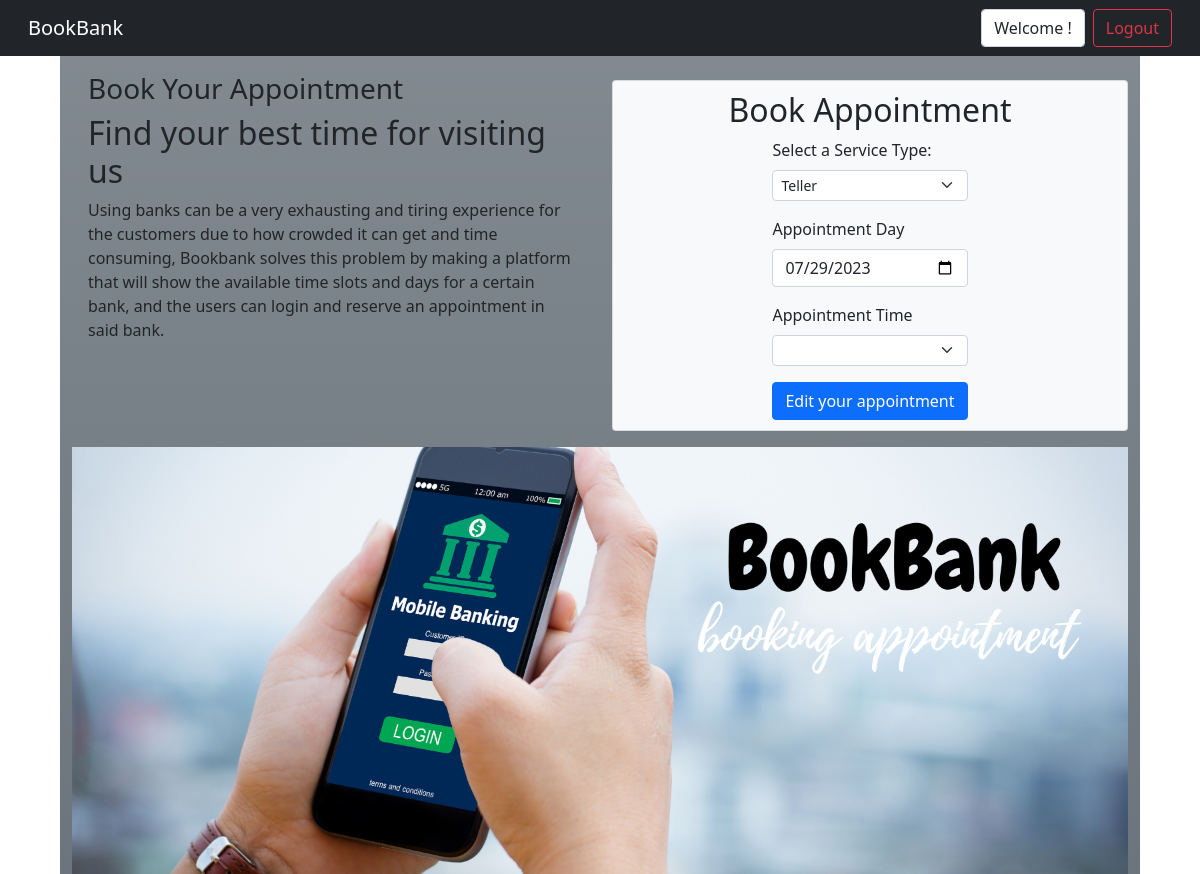
The app's page /edit/6/ (signed in), older data.
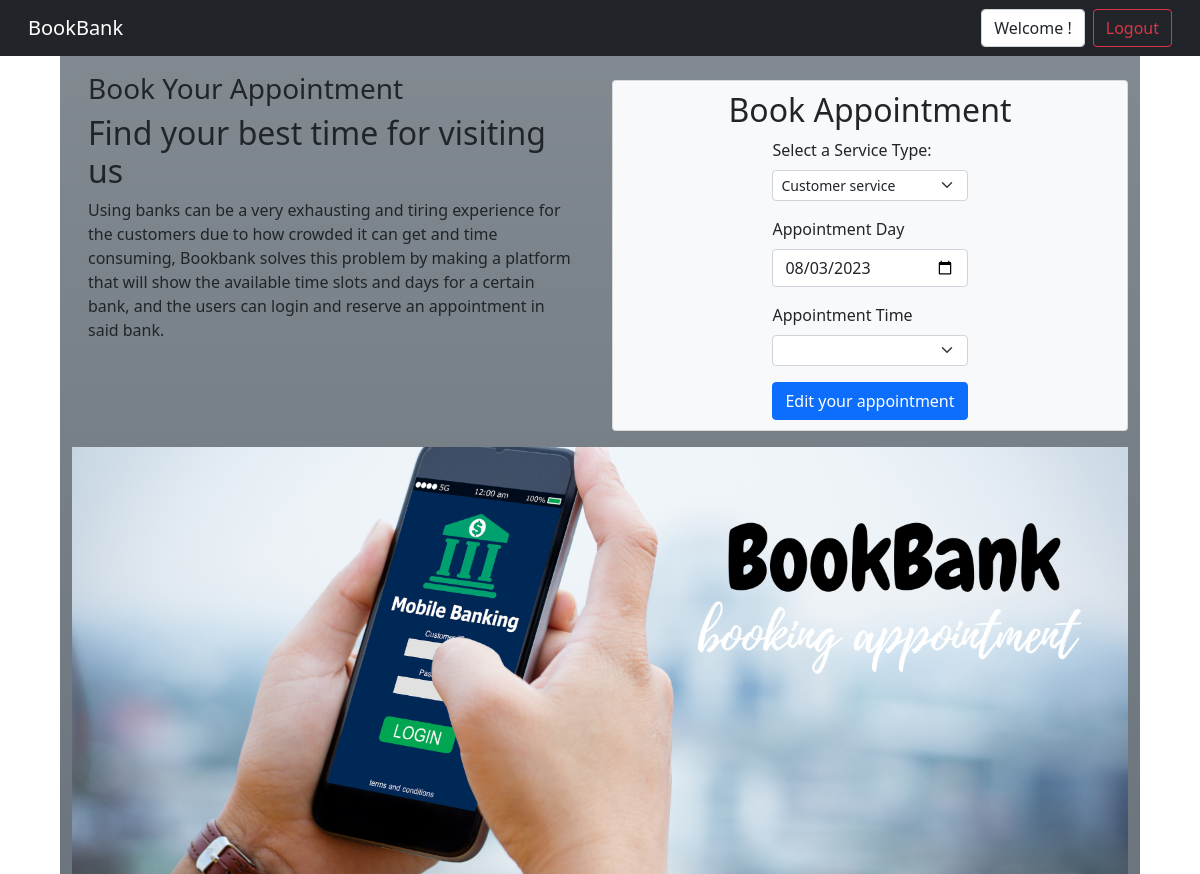
The same page, newer data.
### bank/models.py (models this page shows)
class Appointment(models.Model):
    day = models.DateField()
    time = models.CharField(max_length=255, choices=TIME_CHOICES)
    service_type = models.CharField(
        max_length=255, choices=SERVICES_CHOICES, default="Teller")
    user = models.ForeignKey(User, related_name="appointments",
                             on_delete=models.CASCADE)
    created_at = models.DateTimeField(auto_now_add=True)
    updated_at = models.DateTimeField(auto_now=True)
    objects = AppointmentManager()

### bank/views.py (the view, shortened to what this page needs)
# urls.py: path('edit/<int:id>/', views.edit, name='edit'),
def edit(request, id):
    if 'user' not in request.session:
        return redirect('home')
    if 'employee' in request.session:
        return redirect('home')
    email = request.session.get('email')
    user = User.objects.get(email=email)
    appointment = Appointment.objects.get(id=id)
    if user.id != appointment.user_id:
        return redirect('home')
    service_choices = SERVICES_CHOICES
    time_choices = TIME_CHOICES
    day = str(appointment.day)
    return render(request, "edit_appointment_page.html", {'service_choices': service_choices, 'time_choices': time_choices, 'appointment': appointment, 'appointment_day': day})

### bank/templates/edit_appointment_page.html (shortened to what this page needs)
<!DOCTYPE html>
<html lang="en">
<head>
    {% load static %}
    <link rel="stylesheet" href="https://maxcdn.bootstrapcdn.com/bootstrap/4.0.0/css/bootstrap.min.css">
    <link href="https://cdn.jsdelivr.net/npm/bootstrap@5.0.2/dist/css/bootstrap.min.css" rel="stylesheet"
>
</head>
<body>
    <nav class="navbar navbar-expand-lg navbar-dark bg-dark">
        <div class="container-fluid">
            <div>
                <a class="navbar-brand" href="{% url 'home' %}">BookBank</a>
            </div>
            <div>
                <form class="form-inline my-2 my-lg-0" method="POST" action="{% url 'logout' %}">
                    <div class="form-control mr-sm-2">Welcome {{user.first_name}}!</div>
                    <button class="btn btn-outline-danger my-2 my-sm-0">Logout</button>
                </form>
            </div>
        </div>
    </nav>
    <main>
        <div class="container-fluid bg-secondary bg-gradient" style="width: 90%; padding: auto;">
            <div class="row">
                <div class="col-sm-6">
                    <div class="card-body">
                        <h3 class="card-title">Book Your Appointment</h3>
                        <h2 class="card-text">Find your best time for visiting us</h2>
                        <p class="card-text">Using banks can be a very exhausting and tiring experience for the
                            customers due to how crowded it can get and time consuming, Bookbank solves this problem by
                            making a
                            platform that will show the available time slots and days for a certain bank, and the users
                            can login and reserve an appointment in said bank.</p>
                    </div>
                </div>
                <div class="col-sm-6 ">
                    <br>
                    <div class="card text-dark bg-light mb-3" style="padding: 2%; align-items: center;">
                        <h2>Book Appointment</h2>
                        <form method="POST" action="{% url 'edit'  appointment.id%}">
                            <div class="form-group">
                                <label for="service_type">Select a Service Type:</label>
                                <select class="form-select form-select-sm" id="service_type" name="service_type"
                                    value="{{appointment.service_type}}" required>
                                    {% for choice_value, choice_label in service_choices %}
                                    <option value="{{ choice_value }}"
                                        {% if choice_value == appointment.service_type %}selected{% endif %}>
                                        {{ choice_label }}
                                    </option>
                                    {% endfor %}
                                </select>
                            </div>
                            <div class="form-group">
                                <label for="appointment_day">Appointment Day</label>
                                <input type="date" class="form-control" id="appointment_day" name="appointment_day"
                                    value="{{appointment_day}}" required>
                            </div>
                            <div class="form-group">
                                <label for="appointment_time">Appointment Time</label>
                                <select class="form-select form-select-sm" id="time" name="time"
                                    value="{{appointment.time}}" required>
                                </select>
                            </div>
                            <button class="btn btn-primary" name="registration_submit">Edit your appointment</button>
                        </form>
                    </div>
                </div>
            </div>
            {% load static %}
            <div><img class="img-fluid" src="{% static "img/bookbank_hand.png" %}" alt="My image"></div>
        </div>
    </main>
</body>
</html>

Row changes from the older to the newer data that the page shows:
changed Appointment: service_type "Teller" → "Customer service"
Text that changed along with them:
form field appointment_day: "07/29/2023" → "08/03/2023"
